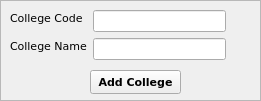
   <widget class="QFrame" name="frame_10">
    <property name="geometry">
     <rect>
      <x>10</x>
      <y>80</y>
      <width>261</width>
      <height>101</height>
     </rect>
    </property>
    <property name="sizePolicy">
     <sizepolicy hsizetype="Preferred" vsizetype="Preferred">
      <horstretch>2</horstretch>
      <verstretch>0</verstretch>
     </sizepolicy>
    </property>
    <property name="frameShape">
     <enum>QFrame::StyledPanel</enum>
    </property>
    <property name="frameShadow">
     <enum>QFrame::Raised</enum>
    </property>
    <widget class="QLabel" name="label_34">
     <property name="geometry">
      <rect>
       <x>10</x>
       <y>10</y>
       <width>72</width>
       <height>16</height>
      </rect>
     </property>
     <property name="font">
      <font>
       <family>Verdana</family>
       <pointsize>8</pointsize>
      </font>
     </property>
     <property name="text">
      <string>College Code</string>
     </property>
    </widget>
    <widget class="QLineEdit" name="lineEdit_16">
     <property name="geometry">
      <rect>
       <x>93</x>
       <y>10</y>
       <width>133</width>
       <height>22</height>
      </rect>
     </property>
    </widget>
    <widget class="QLabel" name="label_35">
     <property name="geometry">
      <rect>
       <x>10</x>
       <y>38</y>
       <width>77</width>
       <height>16</height>
      </rect>
     </property>
     <property name="font">
      <font>
       <family>Verdana</family>
       <pointsize>8</pointsize>
      </font>
     </property>
     <property name="text">
      <string>College Name</string>
     </property>
    </widget>
    <widget class="QLineEdit" name="lineEdit_17">
     <property name="geometry">
      <rect>
       <x>93</x>
       <y>38</y>
       <width>133</width>
       <height>22</height>
      </rect>
     </property>
    </widget>
    <widget class="QPushButton" name="addStudentButton_4">
     <property name="geometry">
      <rect>
       <x>90</x>
       <y>70</y>
       <width>91</width>
       <height>24</height>
      </rect>
     </property>
     <property name="font">
      <font>
       <family>Verdana</family>
       <pointsize>8</pointsize>
       <bold>true</bold>
      </font>
     </property>
     <property name="text">
      <string>Add College</string>
     </property>
    </widget>
   </widget>
